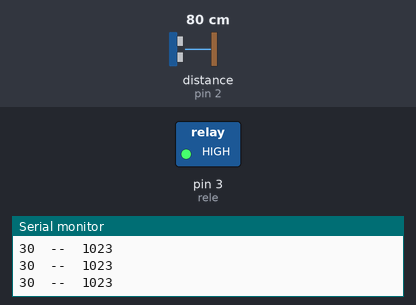
Bench run of a sketch on a simulated Arduino Uno, built with avr-gcc and run on an emulated ATmega328P. Parts: switched loads named in the sketch (green lamp = pin HIGH), the last lines printed to the serial monitor. The inputs (shaded band) are chosen by the test bench; at power-on: distance to the obstacle (sensor on pin 2) 80 cm.

Above: at 1.2 s.
1.3 s: distance to the obstacle (sensor on pin 2) set to 33 cm
2.8 s: distance to the obstacle (sensor on pin 2) set to 29 cm
At 4.0 s:
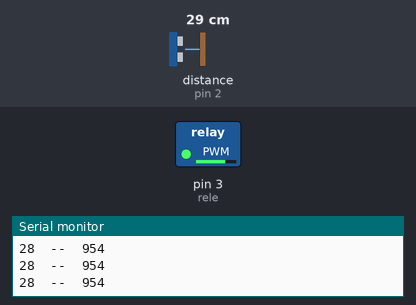
4.3 s: distance to the obstacle (sensor on pin 2) set to 250 cm
At 5.5 s:
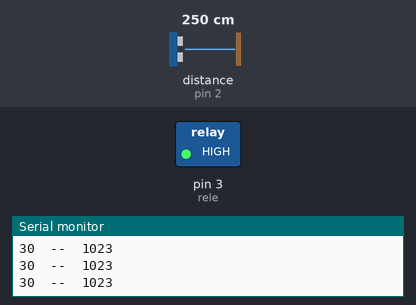
5.8 s: distance to the obstacle (sensor on pin 2) set to 4 cm
At 7.0 s:
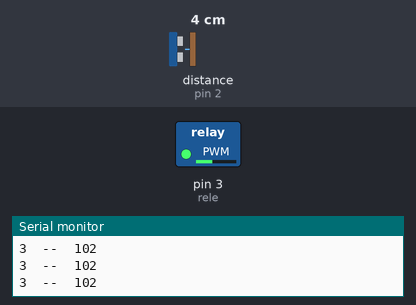
7.3 s: distance to the obstacle (sensor on pin 2) set to 6 cm
At 7.7 s:
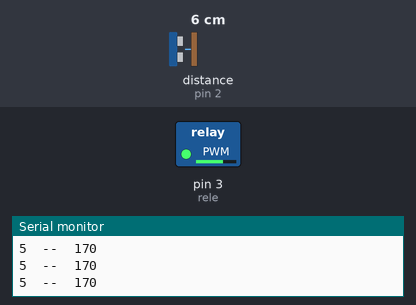
10.3 s: distance to the obstacle (sensor on pin 2) set to 299 cm
At 11.3 s:
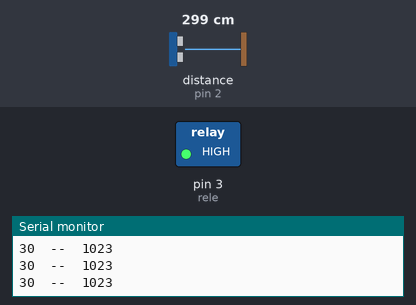
Timing chart, 0 to 12.8 s (numbered marks = the images above; inputs shaded):
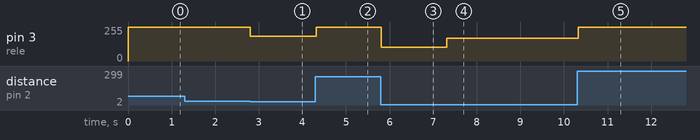

Measured:
- the behaviour switches between 30 and 29 cm on distance to the obstacle (sensor on pin 2) (found by bisection; images 0 and 1)
- the behaviour switches between 4 and 5 cm on distance to the obstacle (sensor on pin 2) (found by bisection; images 3 and 4)
- after the input at 2.8 s, pin 3 (rele): 255/255 → 186/255 at once
- after the input at 4.3 s, pin 3 (rele): 186/255 → 255/255 at once
- after the input at 5.8 s, pin 3 (rele): 255/255 → 102/255 at once
- after the input at 7.3 s, pin 3 (rele): 102/255 → 170/255 at once
- after the input at 10.3 s, pin 3 (rele): 170/255 → 255/255 at once

The sketch:

motor_ultrsonic.ino
```cpp
#include "Ultrasonic.h"

Ultrasonic ultrasonic(1,2);
unsigned long microsec =0;
int distanciaCM=0;

//Declarar outros pinos

int rele = 3;
int valorMotor = 0;

void setup(){
Serial.begin(9600);
pinMode(rele, OUTPUT);
}

void loop(){
//Ler o sensor
microsec = ultrasonic.timing();
distanciaCM = ultrasonic.convert(microsec, Ultrasonic::CM);
if(distanciaCM >30)
  distanciaCM = 30;

valorMotor = converte(distanciaCM);

//delay(1000);
analogWrite(rele, valorMotor);
Serial.print(distanciaCM);
Serial.print("  --  ");
Serial.println(valorMotor);

}

int converte(int input){
return (input*1023)/30;
}
```
